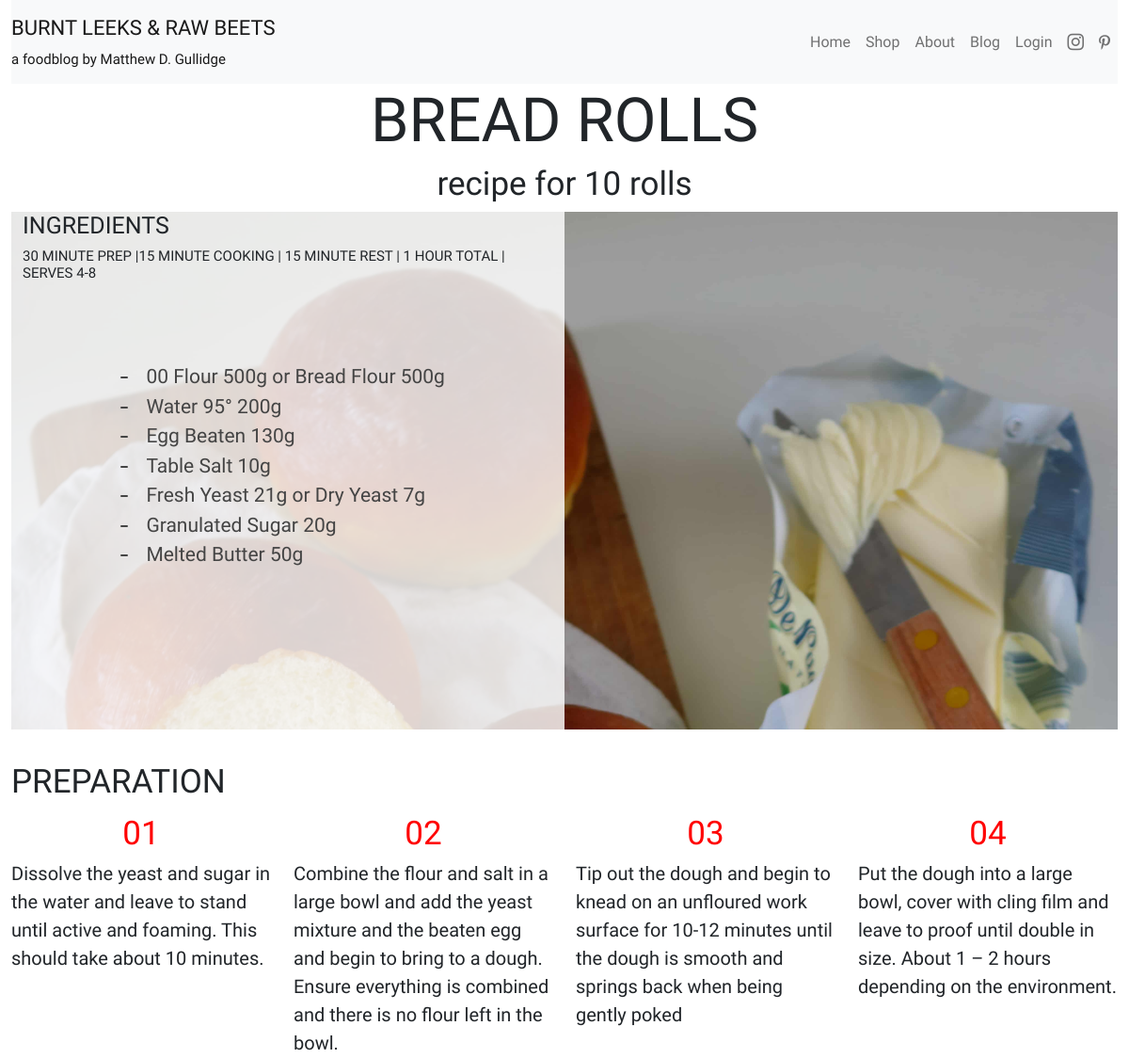
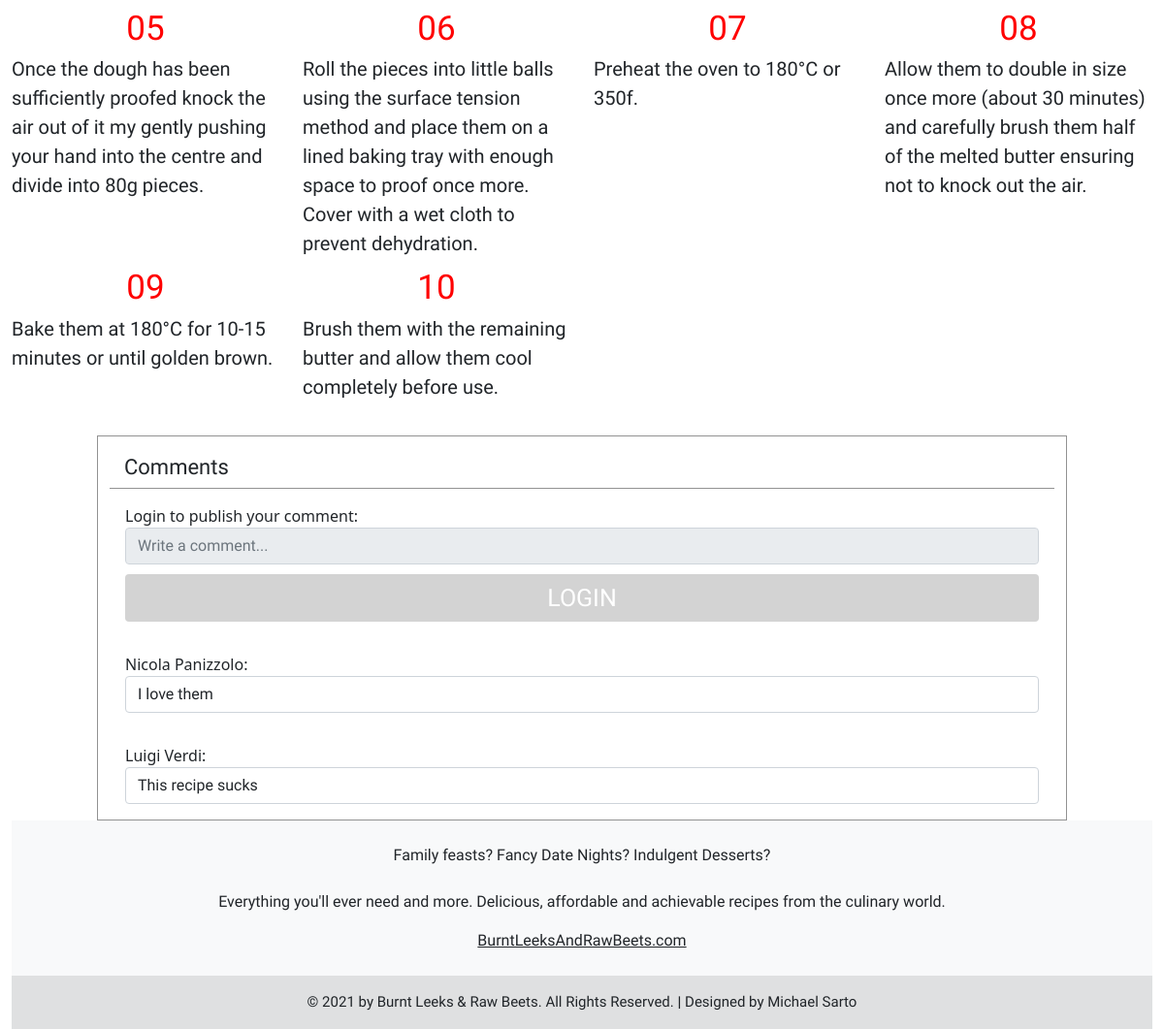
The page /recipe.php?recipe=1 on the database its author committed (2 pictures, top to bottom).
### tables this page shows
CREATE TABLE `recipes` (
  `IdRecipe` int(11) NOT NULL,
  `Title` varchar(255) DEFAULT NULL,
  `Preparation` text DEFAULT NULL,
  `State` tinyint(1) DEFAULT 1
);

CREATE TABLE `images` (
  `IdImage` int(11) NOT NULL,
  `Path` varchar(255) NOT NULL
);

CREATE TABLE `reviews` (
  `IdReview` int(11) NOT NULL,
  `Stars` int(11) NOT NULL,
  `Review` varchar(255) DEFAULT NULL,
  `IdUser` int(11) NOT NULL,
  `IdRecipe` int(11) NOT NULL
);

CREATE TABLE `users` (
  `IdUser` int(11) NOT NULL,
  `Name` varchar(255) DEFAULT NULL,
  `Surname` varchar(255) DEFAULT NULL,
  `Email` varchar(255) NOT NULL,
  `Password` varchar(255) NOT NULL,
  `Newsletter` tinyint(1) NOT NULL,
  `Category` int(11) NOT NULL
);

### DBHandler.php (called while the page is built, shortened)
<?php
class DBHandler
{
    private $db;
    public function getInstance()
    {
        return $this->db;
    }
    private function connect_database()
    {
        try {
            $connection_string = 'mysql:host=localhost;dbname=foodblog;charset=utf8';
            $connection_array = array(
                PDO::ATTR_ERRMODE => PDO::ERRMODE_EXCEPTION,
                PDO::ATTR_DEFAULT_FETCH_MODE => PDO::FETCH_ASSOC
            );
            $this->db = new PDO($connection_string, USER, PASSWORD, $connection_array);
        } catch (PDOException $e) {
            $this->db = null;
        }
    }
}

### DBHandlerObject.php (called while the page is built, shortened)
<?php
$dbh = new DBHandler();

### recipe.php (the view, shortened to what this page needs)
<!DOCTYPE html>
<html lang="en">
<head>
    <?php
    require_once("header.php");
    ?>
    <link rel="stylesheet" href="ingredients.css">
    <link rel="stylesheet" href="https://cdnjs.cloudflare.com/ajax/libs/rateYo/2.3.2/jquery.rateyo.min.css">
</head>
<body>
    <div class="container-fluid">
        <?php
        if (isset($_GET['recipe']) && is_numeric($_GET['recipe'])) {
            $stmt = $dbh->getInstance()->prepare("SELECT IdRecipe, Title, Preparation FROM recipes WHERE recipes.IdRecipe= :idRecipe");
            $stmt->bindParam(':idRecipe', $_GET['recipe']);
            $stmt->execute();
            $row = $stmt->fetch();
            $stmt2 = $dbh->getInstance()->prepare("SELECT images.Path from images INNER join recipesimages on recipesimages.IdImage=images.IdImage INNER join recipes on recipesimages.IdRecipe=recipes.IdRecipe WHERE recipesimages.IdRecipe=:idRecipe AND images.Path not like '%CUT%' ");
            $stmt2->bindParam(':idRecipe', $_GET['recipe']);
            $stmt2->execute();
            $row2 = $stmt2->fetch();
        } else {
            header('Location: blog.php');
        }
        require_once("navbar.php");
        echo '<header class="text-center logo">';
        echo '<h1 style="font-size: 65px">';
        $explode = explode(';', $row['Title']);
        $prepations = explode(';', $row['Preparation']);
        $title = $explode[0];
        $subtitle = $explode[1];
        echo $title . ' </h1>';
        echo '<h3 style="font-size: 35px">' . $subtitle . '</h3>';
        echo '</header>';
        ?>
        <div class="jumbotron" style="background-image:url('<?php echo $row2['Path']; ?>')!important">
            <div class="row">
                <div class="col-md-6 col-sm-6 col-lg-6 col-xs-12 half-image">
                    <h4 style="font-size: 25px" class="navbar-font">INGREDIENTS</h4>
                    <?php echo '<h5 style="font-size: 15px" class="navbar-font">' . $prepations[0] . '</h5>'; ?>
                    <div id="checklist" style="margin-left:10%; margin-top:10%">
                        <?php $stmt3 = $dbh->getInstance()->prepare("SELECT ingredients.IdIngredient,ingredients.Ingredient,recipesingredients.Quantity,ingredients.IdAlternative,measureunits.MeasureUnit FROM recipesingredients INNER JOIN recipes ON recipes.IdRecipe=recipesingredients.IdRecipe INNER JOIN ingredients ON ingredients.IdIngredient=recipesingredients.IdIngredient INNER JOIN measureunits ON measureunits.IdMeasureUnit=ingredients.IdMeasureUnit WHERE recipes.IdRecipe=:idRecipe");
                        $stmt3->bindParam(':idRecipe', $_GET['recipe']);
                        $stmt3->execute();
                        $id_alt = 0;
                        $listToPrint = array();
                        for ($cnt = $stmt3->rowCount(); $cnt > 0; --$cnt) {
                            $row3 = $stmt3->fetch();
                            if ($cnt == $stmt3->rowCount()) {
                                $toPrint  = $row3['Ingredient'] . ' ' . $row3['Quantity'] . $row3['MeasureUnit'];
                                $id_alt = (int) $row3['IdIngredient'];
                            } else if ($id_alt == $row3['IdAlternative']) {
                                $toPrint .= ' or ' . $row3['Ingredient'] . ' ' . $row3['Quantity'] . $row3['MeasureUnit'];
                                array_pop($listToPrint);
                                $listToPrint[] = $toPrint;
                                $toPrint = null;
                            } else {
                                $toPrint = $row3['Ingredient'] . ' ' . $row3['Quantity'] . $row3['MeasureUnit'];
                                $id_alt = (int) $row3['IdIngredient'];
                            }
                            if (isset($toPrint)) {
                                $listToPrint[] = $toPrint;
                            }
                        }
                        for ($cnt = 0; $cnt < sizeof($listToPrint); ++$cnt) {
                            echo ' <input id="' . $cnt . '" type="checkbox"  name="' . $cnt . '">';
                            echo '<label for="' . $cnt . '" class="text-justify navbar-font" style="font-size: 21px">' . $listToPrint[$cnt] . '</label>';
                        }
                        ?>
                    </div>
                </div>
            </div>
        </div>
        <section style="margin-top: 35px; margin-bottom: 35px;">
            <h4 style="font-size: 35px" class="navbar-font" style="margin-bottom:15px">PREPARATION</h4>
            <?php
            for ($cnt = 1; $cnt < sizeof($prepations); ++$cnt) {
                echo ' <div class="row"  style="margin-top: 5px; margin-bottom: 5px;">';
                if (isset($prepations[$cnt])) {
                    $number = mb_substr($prepations[$cnt], 0, 4);
                    $text = mb_substr($prepations[$cnt], 4);
                    echo '  <div class="col-lg-3 col-md-12 col-xs-12">
                <div class="prepartionNumber text-center sublogo error" style="font-size: 35px;">
                    ' . $number . ' <br>
                </div>
                <div class="preparationText navbar-font text-justify" style="font-size: 20px;">
                   ' . $text . '
                </div>
            </div>';
                }
                ++$cnt;
                if (isset($prepations[$cnt])) {
                    $number = substr($prepations[$cnt], 0, 4);
                    $text = substr($prepations[$cnt], 4);
                    echo '  <div class="col-lg-3 col-md-12 col-xs-12">
                <div class="prepartionNumber text-center sublogo error" style="font-size: 35px;">
                    ' . $number . ' <br>
                </div>
                <div class="preparationText navbar-font text-justify" style="font-size: 20px;">
                   ' . $text . '
                </div>
            </div>';
                }
                ++$cnt;
                if (isset($prepations[$cnt])) {
                    $number = substr($prepations[$cnt], 0, 4);
                    $text = substr($prepations[$cnt], 4);
                    echo '  <div class="col-lg-3 col-md-12 col-xs-12">
                <div class="prepartionNumber text-center sublogo error" style="font-size: 35px;">
                    ' . $number . ' <br>
                </div>
                <div class="preparationText navbar-font text-justify" style="font-size: 20px;">
                   ' . $text . '
                </div>
            </div>';
                }
                ++$cnt;
                if (isset($prepations[$cnt])) {
                    $number = substr($prepations[$cnt], 0, 4);
                    $text = substr($prepations[$cnt], 4);
                    echo '  <div class="col-lg-3 col-md-12 col-xs-12">
                    <div class="prepartionNumber text-center sublogo error" style="font-size: 35px;">
                        ' . $number . ' <br>
                    </div>
                    <div class="preparationText navbar-font text-justify" style="font-size: 20px;" >
                       ' . $text . '
                    </div>
                </div>';
                }
                echo ' </div>';
            }
            ?>
        </section>
        <?php
        require_once("reviews.php");
        require_once("footer.php"); ?>
    </div>
</body>
</html>

### reviews.php (shortened to what this page needs)
<section>
    <div class="row d-flex justify-content-center">
        <div class="col-10 borderReview" style="border-top-style: solid">
            <div class="logo" style="border-bottom-style: solid; border-color: #44444494 !important; border-width: 1px !important; padding: 15px; padding-bottom: 5px">
                Comments
            </div>
        </div>
    </div>
    <?php
    require_once('Header.php');
    if (isset($_SESSION['IdUser'])) {
        echo ' <div class="row d-flex justify-content-center">
                <div class="col-10  d-flex justify-content-center borderReview">
                    <form class="myform form" style="border: none;" action="' . (isset($_SERVER['HTTPS']) && $_SERVER['HTTPS'] === 'on' ? "https" : "http") . "://$_SERVER[HTTP_HOST]$_SERVER[REQUEST_URI]" . '" method="post">
                        <div>
                            <label for="rateYo">' . htmlentities($_SESSION['Name']) . ' publish your comment: </label><div id="rateYo" ></div>
                        </div>
                        <input type="hidden" id="hiddenRating" value="4" name="rating">
                        <div>
                            <input type="text"  class="form-control navbar-font" maxlength="255" name="content" placeholder="Write a comment...">
                            </div>
                                <input type="submit" name="submit" class="mybtn btn btn-block btn-primary logo" value="PUBLISH">
                    </form>
                </div>
            </div>';
    } else {
        echo ' <div class="row d-flex justify-content-center">
                <div class="col-10  d-flex justify-content-center borderReview">
                    <div class="myform form" style="border: none;" >
                        <div>
                            <label for="rateYo">Login to publish your comment: </label><div id="rateYo" data-rateyo-rating="4"></div>
                        </div>
                        <div>
                            <input type="text"  class="form-control navbar-font" maxlength="255" name="content" placeholder="Write a comment..." readonly>
                            </div>
                                <input type="button" name="submit" href="#" data-toggle="modal" data-target="#loginModal" class="mybtn btn btn-block btn-primary logo" value="LOGIN">
                    </div>
                </div>
            </div>';
    }
    $stmt4 = $dbh->getInstance()->prepare("SELECT users.IdUser, users.Name, users.Surname, reviews.Stars, reviews.Review, reviews.IdReview from reviews   INNER JOIN users on users.IdUser=reviews.IdUser  where reviews.IdRecipe=:idrecipe");
    $stmt4->bindParam('idrecipe', $row['IdRecipe']);
    $stmt4->execute();
    for ($cnt = 0; $stmt4->rowCount() > $cnt; ++$cnt) {
        $row4 = $stmt4->fetch();
        $name = $row4['Name'];
        $surname = $row4['Surname'];
        $stars = $row4['Stars'];
        $review = $row4['Review'];
        echo '<div class="row d-flex justify-content-center">
                <div class="col-10  d-flex justify-content-center borderReview">
                    <div class="myform form" style="border: none;">
                        ' . htmlentities($name) . ' ' . htmlentities($surname) . ': <div class="rateyo" data-rateyo-rating="' . $stars . '"></div>
                        <div class="form-control navbar-font" style="height: auto; width:auto">
                           ' . htmlentities($review);
        echo ' </div>
                    </div>
                </div>
            </div>';
    }
    ?>
    <div class="row d-flex justify-content-center">
        <div class="col-10  d-flex justify-content-center borderReview" style="border-bottom-style: solid;">
        </div>
    </div>
</section>

### rows shown on the page
recipes: Title "BREAD ROLLS", Title "recipe for 10 rolls", Preparation "30 MINUTE PREP |15 MINUTE COOKING | 15 MINUTE REST | 1 HOUR TOTAL | SERVES 4-8", Preparation "01", Preparation "Dissolve the yeast and sugar in the water and leave to stand until active and foaming. This should take about 10 minutes.", Preparation "02", Preparation "Combine the flour and salt in a large bowl and add the yeast mixture and the beaten egg and begin to bring to a dough. Ensure everything is combined and there is no flour left in the bowl.", Preparation "03", Preparation "Tip out the dough and begin to knead on an unfloured work surface for 10-12 minutes until the dough is smooth and springs back when being gently poked", Preparation "04", Preparation "Put the dough into a large bowl, cover with cling film and leave to proof until double in size. About 1 – 2 hours depending on the environment.", Preparation "05", Preparation "Once the dough has been sufficiently proofed knock the air out of it my gently pushing your hand into the centre and divide into 80g pieces.", Preparation "06", Preparation "Roll the pieces into little balls using the surface tension method and place them on a lined baking tray with enough space to proof once more. Cover with a wet cloth to prevent dehydration.", Preparation "07", Preparation "Preheat the oven to 180°C or 350f.", Preparation "08", Preparation "Allow them to double in size once more (about 30 minutes) and carefully brush them half of the melted butter ensuring not to knock out the air.", Preparation "09", Preparation "Bake them at 180°C for 10-15 minutes or until golden brown.", Preparation "10", Preparation "Brush them with the remaining butter and allow them cool completely before use."
images: Path (picture)
reviews: IdUser.Name "Nicola", IdUser.Surname "Panizzolo", Review "I love them"
reviews: IdUser.Name "Luigi", IdUser.Surname "Verdi", Review "This recipe sucks"

### other values the page prints
$listToPrint[$cnt] "00 Flour 500g or Bread Flour 500g"
$listToPrint[$cnt] "Water 95° 200g"
$listToPrint[$cnt] "Egg Beaten 130g"
$listToPrint[$cnt] "Table Salt 10g"
$listToPrint[$cnt] "Fresh Yeast 21g or Dry Yeast 7g"
$listToPrint[$cnt] "Granulated Sugar 20g"
$listToPrint[$cnt] "Melted Butter 50g"
